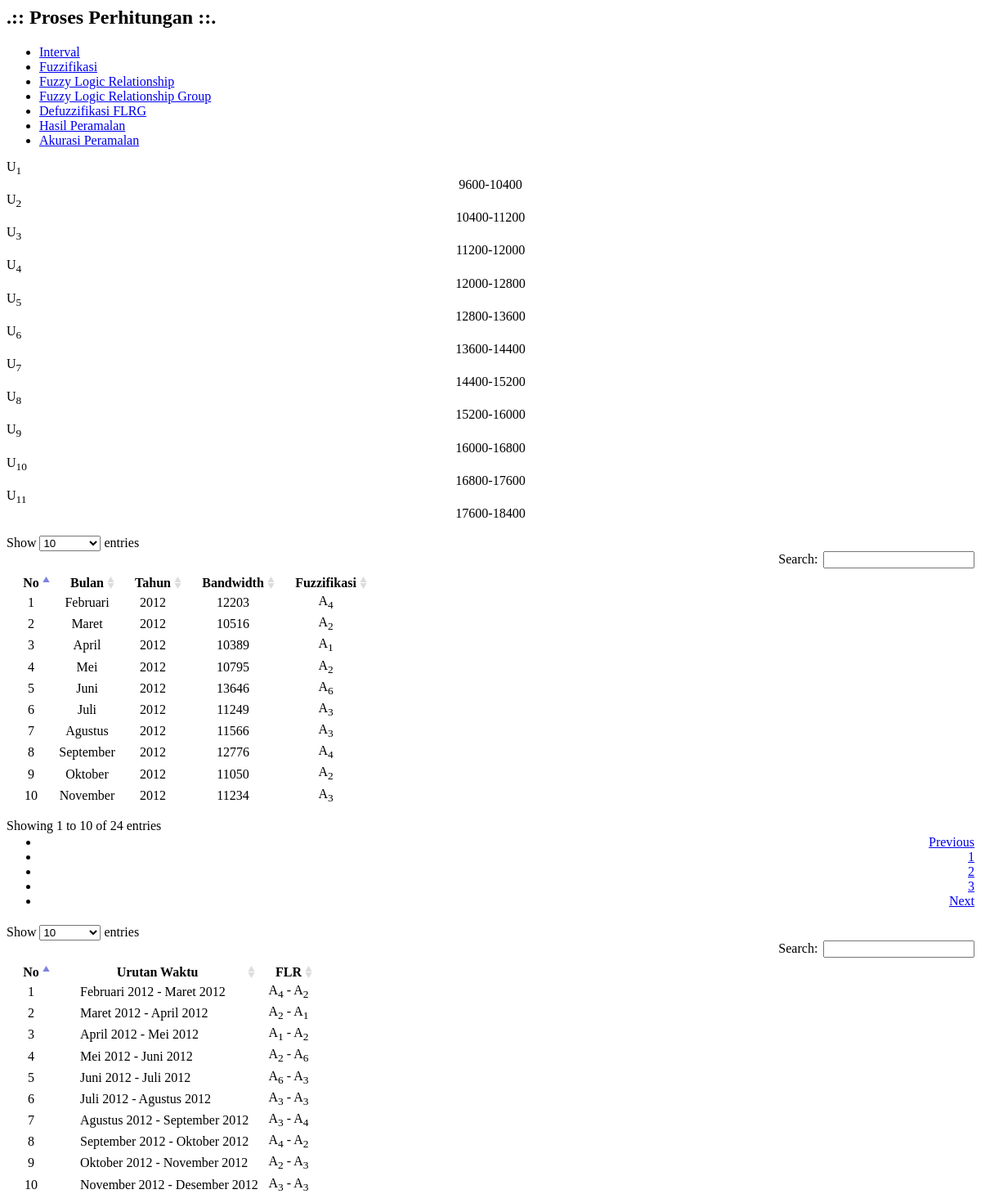
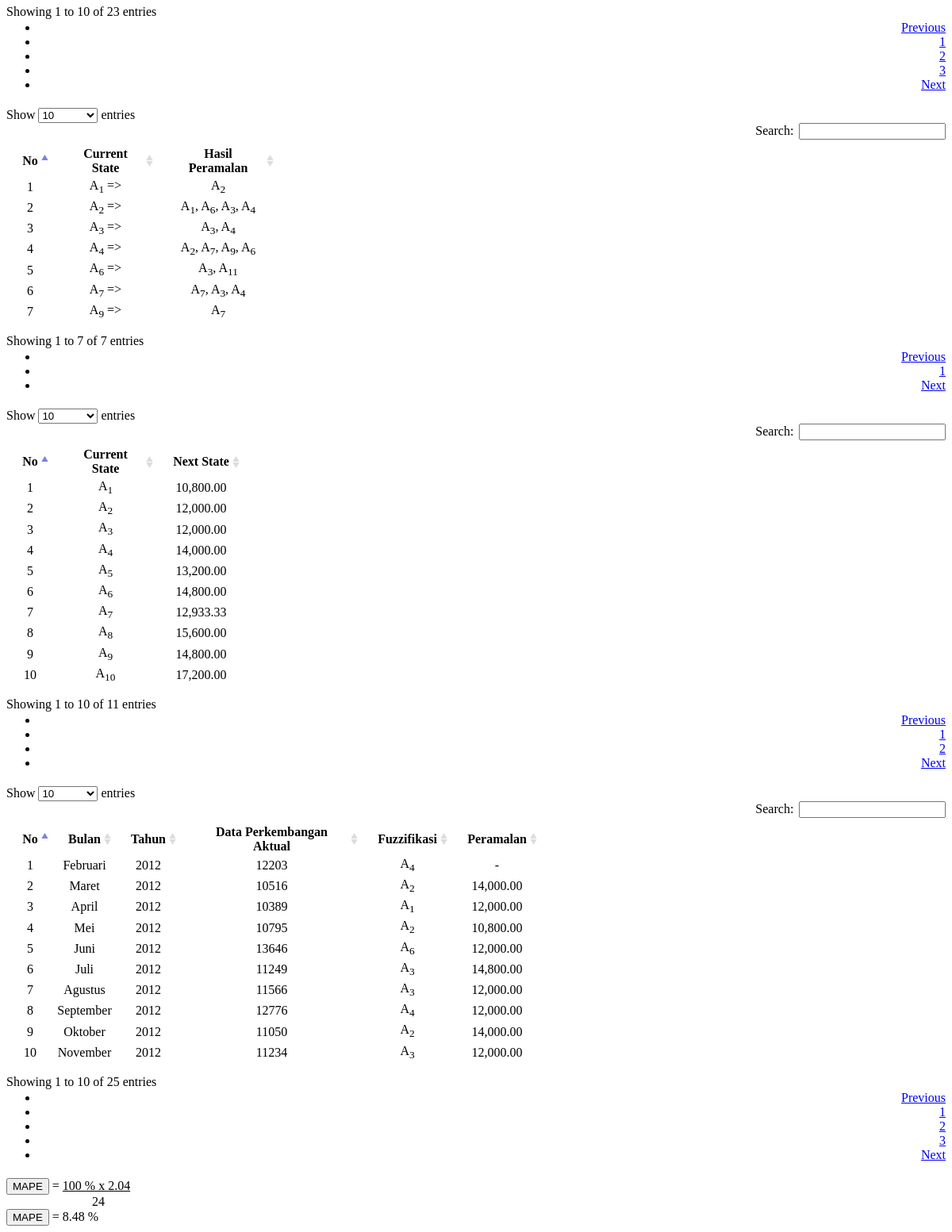
/pages/proses_perhitungan.php, run on the app's committed database (2 pictures, top to bottom).
### tables this page shows
CREATE TABLE IF NOT EXISTS `kebutuhan_bandwidth` (
  `id` int(11) NOT NULL AUTO_INCREMENT,
  `bulan` int(11) NOT NULL,
  `tahun` int(11) NOT NULL,
  `jumlah` double NOT NULL,
  PRIMARY KEY (`id`)
);

CREATE TABLE IF NOT EXISTS `bulan` (
  `id` int(11) NOT NULL AUTO_INCREMENT,
  `nama` varchar(20) NOT NULL,
  PRIMARY KEY (`id`)
);

### pages/function.php (called while the page is built, shortened)
<?php
	function transpose($temp_interval){
		$x = 0;
		for($i=count($temp_interval); $i>0; $i--){
			$data[$x] = $temp_interval[$i-1];
			$x++;
		}
		return $data;
	}
	function cek_interval($data, $interval){
		$indeks = 0;
		for($i=0; $i<count($interval); $i++){
			if(($data >= $interval[$i][0]) && ($data < $interval[$i][1]))
				$indeks = ($i+1);
		}
		return $indeks;
	}
?>

### pages/proses_perhitungan.php (the view, shortened to what this page needs)
<?php
	include "function.php";
?>
	<head>
    <link href="../bower_components/datatables-plugins/integration/bootstrap/3/dataTables.bootstrap.css" rel="stylesheet">
    <link href="../bower_components/datatables-responsive/css/dataTables.responsive.css" rel="stylesheet">
	</head>
<div class="row">
	<div class="col-lg-12">
		<h2 class="page-header">.:: Proses Perhitungan ::.
		</h2>
                    <div class="panel panel-default">
                        <div class="panel-heading">
							<ul class="nav nav-pills">
								<li class="active"><a href="#interval" data-toggle="tab">Interval</a>
								</li>
								<li><a href="#fuzzifikasi" data-toggle="tab">Fuzzifikasi</a>
								</li>
								<li><a href="#flr" data-toggle="tab">Fuzzy Logic Relationship</a>
								</li>
								<li><a href="#flrg" data-toggle="tab">Fuzzy Logic Relationship Group</a>
								</li>
								<li><a href="#defuzzifikasi" data-toggle="tab">Defuzzifikasi FLRG</a>
								</li>
								<li><a href="#hasil" data-toggle="tab">Hasil Peramalan</a>
								</li>
								<li><a href="#akurasi" data-toggle="tab">Akurasi Peramalan</a>
								</li>
							</ul>
                        </div>
                        <div class="panel-body">
                            <div class="col-lg-12">
								<div class="panel-body">
									<div class="tab-content" style='margin-top:-20px'>
										<div class="tab-pane fade in active" id="interval">
											<?php
												$qry = "select * from kebutuhan_bandwidth";
												$qryR = mysqli_query($conn,$qry);
												while($data = mysqli_fetch_array($qryR)){
													$data_band[] = $data['jumlah'];
												}
												$jml = 0;
												for($i=0; $i<(count($data_band)-1); $i++){
													if($data_band[$i] > $data_band[$i+1])
														$jml += $data_band[$i] - $data_band[$i+1];
													else
														$jml += $data_band[$i+1] - $data_band[$i];
												}
												$jarak = round(ceil((($jml/(count($data_band)-1))/2)),-2);
												$qry1 = "SELECT min(jumlah) as min FROM `kebutuhan_bandwidth`";
												$qry2 = mysqli_query($conn,$qry1);
												$min = mysqli_fetch_array($qry2);
												$min = $min['min'];
												$qry3 = "SELECT max(jumlah) as max FROM `kebutuhan_bandwidth`";
												$qry4 = mysqli_query($conn,$qry3);
												$max = mysqli_fetch_array($qry4);
												$max = $max['max'];
												$max = (round($max, -2)+100);
												$temp_min = $max;
												$i=0;
												while($temp_min >= $min){
													$temp_max = $temp_min;
													$temp_min = $temp_min-$jarak;
													$temp_interval[$i][0] = $temp_min;
													$temp_interval[$i][1] = $temp_max;
													$i++;
												}
												$interval = transpose($temp_interval);
												echo "<br>";
											?>
														<div class="col-xs-12 col-sm-12 col-md-12 col-lg-12">
															<?php
																$warna = array("danger","primary","success","info","warning");
																$count_warna = 0;
																for($i=0; $i<count($interval); $i++){
																	echo "<div class='col-xs-2 col-sm-2 col-md-2 col-lg-2'>";
																	echo "<a class='btn btn-sm btn-block btn-".$warna[$count_warna]." block' style='margin-top:10px;'>U<sub>".($i+1)."</sub></a>";
																	echo "<a class='btn btn-sm btn-block btn-default block' style='margin-bottom:10px;'><center>".$interval[$i][0]."-".$interval[$i][1]."</center></a>";
																	echo "</div>";
																	if($count_warna < 4) $count_warna++;
																	else $count_warna = 0;
																}
															?>
														</div>
										</div>
										<div class="tab-pane fade in" id="fuzzifikasi">
											<br>
											<div class="dataTable_wrapper">
												<table class="table table-striped table-bordered table-hover" id="dataTables-example">
												<thead>
													<tr>
														<th><center>No</center></th>
														<th><center>Bulan</center></th>
														<th><center>Tahun</center></th>
														<th><center>Bandwidth</center></th>
														<th><center>Fuzzifikasi</center></th>
													</tr>
												</thead>
												<tbody>
													<?php
														$qryS = "SELECT k.id, b.nama as bulan, k.tahun, k.jumlah FROM `kebutuhan_bandwidth` k, bulan b where k.bulan = b.id";
														$qry2 = mysqli_query($conn,$qryS);
														$i=0;
														while($data = mysqli_fetch_array($qry2)){
															echo "<tr>";
															echo "<td><center>".($i+1)."</center></td>";
															echo "<td align='center'>".ucwords($data['bulan'])."</td>";
															echo "<td align='center'>".ucwords($data['tahun'])."</td>";
															echo "<td><center>".$data['jumlah']."</center></td>";
															$indeks = cek_interval($data['jumlah'],$interval);
															$fuzzifikasi[$i] = $indeks;
															echo "<td><center>A<sub>".$indeks."</sub></center></td>";
															echo "</tr>";
															$i++;
														}
													?>
												</tbody>
												</table>
											</div>
										</div>
										<div class="tab-pane fade in" id="flr">
											<br>
											<div class="dataTable_wrapper">
												<table class="table table-striped table-bordered table-hover" id="dataTables-example2">
												<thead>
													<tr>
														<th><center>No</center></th>
														<th><center>Urutan Waktu</center></th>
														<th><center>FLR</center></th>
													</tr>
												</thead>
												<tbody>
													<?php
														$qryS = "SELECT k.id, b.nama as bulan, k.tahun, k.jumlah FROM `kebutuhan_bandwidth` k, bulan b where k.bulan = b.id";
														$qry2 = mysqli_query($conn,$qryS);
														while($data = mysqli_fetch_array($qry2)){
															$waktu[] = $data;
														}
														for($i=0; $i<(count($waktu)-1); $i++){
															echo "<tr>";
															echo "<td><center>".($i+1)."</center></td>";
															echo "<td style='padding-left:30px'>".ucwords($waktu[$i][1])." ".$waktu[$i][2]." - ".ucwords($waktu[($i+1)][1])." ".$waktu[($i+1)][2]."</td>";
															echo "<td><center>A<sub>".$fuzzifikasi[$i]."</sub> - A<sub>".$fuzzifikasi[($i+1)]."</sub></center></td>";
															echo "</tr>";
															$save_flrg[($fuzzifikasi[$i]-1)][] = $fuzzifikasi[($i+1)];
														}
													?>
												</tbody>
												</table>
											</div>
										</div>
										<div class="tab-pane fade in" id="flrg">
											<br>
											<div class="dataTable_wrapper">
												<table class="table table-striped table-bordered table-hover" id="dataTables-example3">
												<thead>
													<tr>
														<th><center>No</center></th>
														<th><center>Current State</center></th>
														<th><center>Hasil Peramalan</center></th>
													</tr>
												</thead>
												<tbody>
													<?php
														for($i=0; $i<count($interval); $i++){
															if(!empty($save_flrg[$i])){
																$unik[$i] = array_unique($save_flrg[$i]);
																foreach($unik[$i] as $key=>$value){
																	$flrg[$i][] = $value;
																}
															}
														}
														$x=0;
														for($i=0; $i<count($interval); $i++){
															if(!empty($flrg[$i])){
																echo "<tr>";
																	echo "<td align='center'>".($x+1)."</td>";
																	echo "<td align='center'>A<sub>".($i+1)."</sub> => </td>";
																	echo "<td align='center'>";
																	for($j=0; $j<count($flrg[$i]); $j++){
																		if($j<(count($flrg[$i])-1))
																			echo "A<sub>".$flrg[$i][$j]."</sub>, ";
																		else
																			echo "A<sub>".$flrg[$i][$j]."</sub>";
																	}
																	echo "</td>";
																echo "</tr>";
																$x++;
															}
														}
													?>
												</tbody>
												</table>
											</div>
										</div>
										<div class="tab-pane fade in" id="defuzzifikasi">
											<br>
											<div class="dataTable_wrapper">
												<table class="table table-striped table-bordered table-hover" id="dataTables-example4">
												<thead>
													<tr>
														<th><center>No</center></th>
														<th><center>Current State</center></th>
														<th><center>Next State</center></th>
													</tr>
												</thead>
												<tbody>
													<?php
														for($i=0; $i<count($interval); $i++){
															$jml = 0;
															if(!empty($flrg[$i])){
																for($j=0; $j<count($flrg[$i]); $j++){
																	$jml += (($interval[($flrg[$i][$j]-1)][0]+$interval[($flrg[$i][$j]-1)][1])/2);
																}
																$rata2[] = $jml/count($flrg[$i]);
															}
															else{
																$rata2[] = (($interval[$i][0]+$interval[$i][1])/2);
															}
														}
														for($i=0; $i<count($rata2); $i++){
															echo "<tr>";
																echo "<td align='center'>".($i+1)."</td>";
																echo "<td align='center'>A<sub>".($i+1)."</sub></td>";
																echo "<td align='center'>".number_format($rata2[$i],2)."</td>";
															echo "</tr>";
														}
													?>
												</tbody>
												</table>
											</div>
										</div>
										<div class="tab-pane fade in" id="hasil">
											<br>
											<div class="dataTable_wrapper">
												<table class="table table-striped table-bordered table-hover" id="dataTables-example5">
												<thead>
													<tr>
														<th><center>No</center></th>
														<th><center>Bulan</center></th>
														<th><center>Tahun</center></th>
														<th><center>Data Perkembangan Aktual</center></th>
														<th><center>Fuzzifikasi</center></th>
														<th><center>Peramalan</center></th>
													</tr>
												</thead>
												<tbody>
													<?php
														$qryS = "SELECT k.id, b.nama as bulan, k.tahun, k.jumlah FROM `kebutuhan_bandwidth` k, bulan b where k.bulan = b.id";
														$qry2 = mysqli_query($conn,$qryS);
														$i=0; $ramalan = "-";
														while($data = mysqli_fetch_array($qry2)){
															echo "<tr>";
															echo "<td><center>".($i+1)."</center></td>";
															echo "<td align='center'>".ucwords($data['bulan'])."</td>";
															echo "<td align='center'>".ucwords($data['tahun'])."</td>";
															echo "<td><center>".$data['jumlah']."</center></td>";
															$indeks = cek_interval($data['jumlah'],$interval);
															echo "<td><center>A<sub>".$indeks."</sub></center></td>";
															echo "<td><center>";
																if($i==0) echo $ramalan;
																else echo number_format($ramalan,2);
															echo "</center></td>";
															echo "</tr>";
															$ramalan = $rata2[$indeks-1];
															$hasil[] = $ramalan;
															$i++;
														}
													?>
												</tbody>
												</table>
											</div>
										</div>
										<div class="tab-pane fade in" id="akurasi">
											<br>
												<div class="col-xs-12 col-sm-12 col-md-12 col-lg-12">
													<?php
														$qry = "select * from kebutuhan_bandwidth";
														$qry2 = mysqli_query($conn,$qry);
														$row = mysqli_num_rows(mysqli_query($conn,$qry));
														$i=0; $jml = 0;
														while($data2 = mysqli_fetch_array($qry2)){
															$jml += abs(($data2['jumlah']-$hasil[$i])/$data2['jumlah']);
															$i++;
														}
														$akurasi = (100*$jml)/$row;
														echo "<button class='btn btn-info'>MAPE</button>&nbsp;= <u>100 % x ".number_format($jml,2);
														echo "</u><br/>";
														echo "&nbsp;&nbsp;&nbsp;&nbsp;&nbsp;&nbsp;&nbsp;&nbsp;&nbsp;".$row;
														echo "<br/>";
														echo "<button class='btn btn-info'>MAPE</button>&nbsp;= ".number_format($akurasi,2)." %";
														echo "<br/>";
													?>
												</div>
										</div>
									</div>
								</div>
			</div>
                        </div>
                    </div>
    </div>
</div>

### data on the page
kebutuhan_bandwidth: bulan.nama "Februari", tahun "2012", jumlah "12203", jumlah "4", jumlah "14,000.00"
kebutuhan_bandwidth: bulan.nama "Maret", tahun "2012", jumlah "10516", jumlah "2", jumlah "12,000.00"
kebutuhan_bandwidth: bulan.nama "April", tahun "2012", jumlah "10389", jumlah "1", bulan "4", id "3", jumlah "10,800.00"
kebutuhan_bandwidth: bulan.nama "Mei", tahun "2012", jumlah "10795", jumlah "2", jumlah "12,000.00"
kebutuhan_bandwidth: bulan.nama "Juni", tahun "2012", jumlah "13646", jumlah "6", jumlah "14,800.00"
kebutuhan_bandwidth: bulan.nama "Juli", tahun "2012", jumlah "11249", jumlah "3", jumlah "12,000.00"
kebutuhan_bandwidth: bulan.nama "Agustus", tahun "2012", jumlah "11566", jumlah "3", jumlah "12,000.00"
kebutuhan_bandwidth: bulan.nama "September", tahun "2012", jumlah "12776", jumlah "4", jumlah "14,000.00"
kebutuhan_bandwidth: bulan.nama "Oktober", tahun "2012", jumlah "11050", jumlah "2", jumlah "12,000.00"
kebutuhan_bandwidth: bulan.nama "November", tahun "2012", jumlah "11234", jumlah "3"
bulan: nama "Februari"
bulan: nama "Maret"
bulan: nama "April"
bulan: nama "Mei"
bulan: nama "Juni"
bulan: nama "Juli"
bulan: nama "Agustus"
bulan: nama "September"
bulan: nama "Oktober"
bulan: nama "November"
bulan: nama "Desember"
kebutuhan_bandwidth: tahun "2012"

### other printed values
$interval[$i][0] "9600"
$interval[$i][1] "10400"
$interval[$i][0] "10400"
$interval[$i][1] "11200"
$interval[$i][0] "11200"
$interval[$i][1] "12000"
$interval[$i][0] "12000"
$interval[$i][1] "12800"
$interval[$i][0] "12800"
$interval[$i][1] "13600"
$interval[$i][0] "13600"
$interval[$i][1] "14400"
$interval[$i][0] "14400"
$interval[$i][1] "15200"
$interval[$i][0] "15200"
